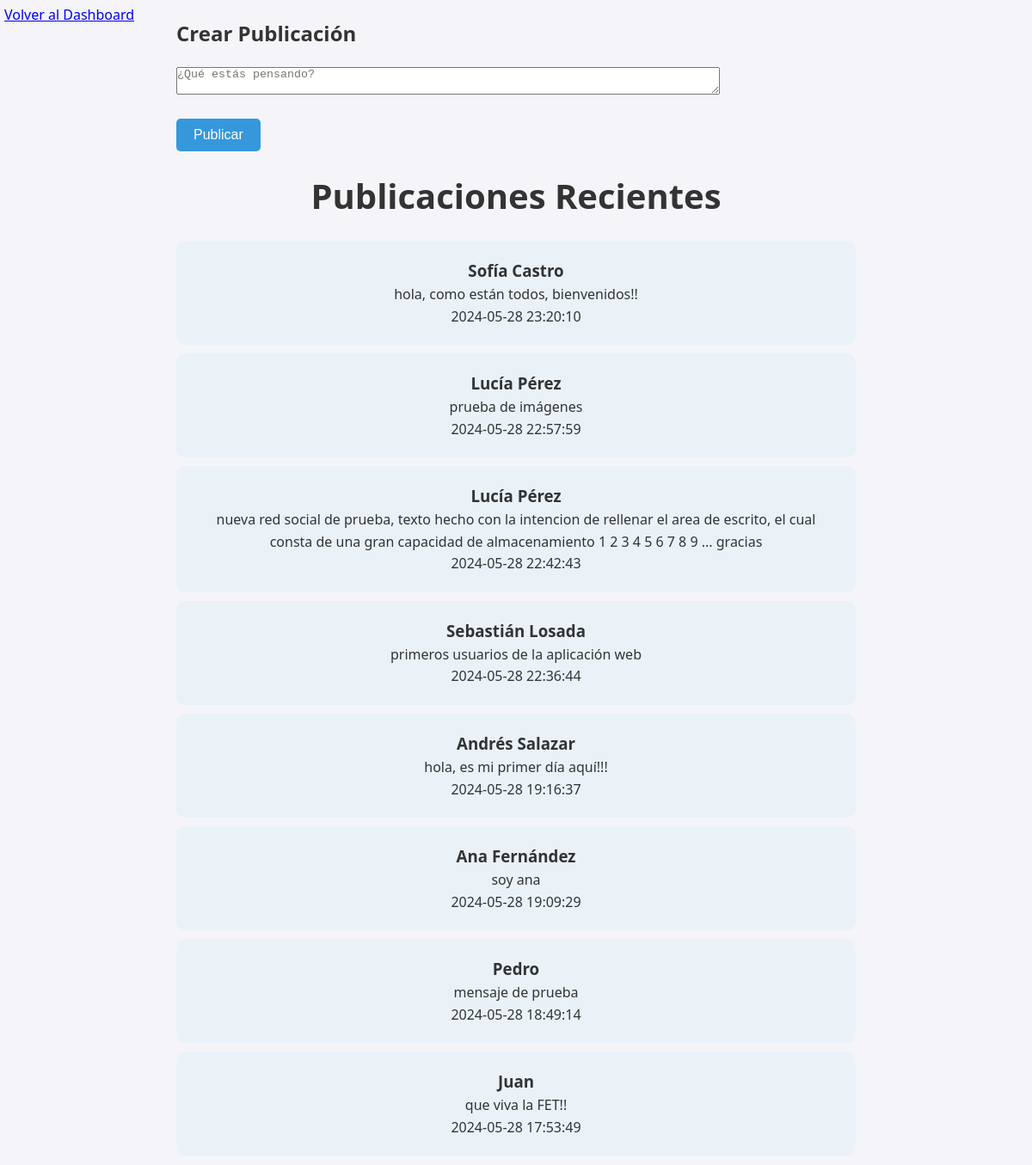
/publicaciones.php (signed in), run on the app's committed database.
### tables this page shows
CREATE TABLE `publicaciones` (
  `id` int(11) NOT NULL,
  `usuario_id` int(11) DEFAULT NULL,
  `contenido` text DEFAULT NULL,
  `fecha_publicacion` timestamp NOT NULL DEFAULT current_timestamp(),
  `me_gusta` int(11) NOT NULL DEFAULT 0,
  `liked_by` tinyint(1) DEFAULT 0
);

CREATE TABLE `usuarios` (
  `id` int(11) NOT NULL,
  `nombre` varchar(50) NOT NULL,
  `email` varchar(50) NOT NULL,
  `password` varchar(255) NOT NULL,
  `fecha_registro` timestamp NOT NULL DEFAULT current_timestamp(),
  `profile_image` varchar(255) DEFAULT NULL
);

### publicaciones.php (the view, shortened to what this page needs)
<?php
include 'includes/db.php';
?>
<!DOCTYPE html>
<html>
<head>
    <link rel="stylesheet" type="text/css" href="css/estilos.css">
</head>
<body>
    <div class="container">
        <form method="post">
            <h2>Crear Publicación</h2>
            <textarea style="width: 80%; margin-top:20px; margin-bottom: 20px;" name="contenido" placeholder="¿Qué estás pensando?" required></textarea><br>
            <input type="submit" value="Publicar">
        </form>
        <h2 style="text-align:center; margin-bottom:20px; font-size: 40px;">Publicaciones Recientes</h2>
        <?php
        $sql = "SELECT p.contenido, u.nombre, p.fecha_publicacion FROM Publicaciones p JOIN Usuarios u ON p.usuario_id = u.id ORDER BY p.fecha_publicacion DESC";
        $result = $conn->query($sql);
        if ($result->num_rows > 0) {
            while ($row = $result->fetch_assoc()) {
                echo "<div class='post'>";
                echo "<h3>" . $row['nombre'] . "</h3>";
                echo "<p style='width:750px;'>" . $row['contenido'] . "</p>";
                echo "<time>" . $row['fecha_publicacion'] . "</time>";
                echo "</div>";
            }
        } else {
            echo "No hay publicaciones";
        }
        ?>
        <a style="position: absolute; top:0; left:0; margin:5px;" href="dashboard.php">Volver al Dashboard</a>
    </div>
</body>
</html>

### css/estilos.css (style rules this page uses)
* { margin: 0; padding: 0; box-sizing: border-box; }
body { font-family: 'Segoe UI', Tahoma, Geneva, Verdana, sans-serif; background-color: #f4f4f9; color: #333; line-height: 1.6; display: flex; justify-content: center; align-items: flex-start; height: 100vh; padding: 20px; }
form { margin-bottom: 20px; }
form input[type="submit"] { background: #3498db; color: #fff; padding: 10px 20px; border: none; border-radius: 5px; cursor: pointer; font-size: 1em; }
.option, .post { background: #eaf2f8; padding: 20px; border-radius: 10px; margin-bottom: 10px; text-align: center; transition: transform 0.3s; }

### data on the page
publicaciones: usuario.nombre "Sofía Castro", contenido "hola, como están todos, bienvenidos!!", fecha_publicacion "2024-05-28 23:20:10"
publicaciones: usuario.nombre "Lucía Pérez", contenido "prueba de imágenes", fecha_publicacion "2024-05-28 22:57:59"
publicaciones: usuario.nombre "Lucía Pérez", contenido "nueva red social de prueba, texto hecho con la intencion de rellenar el area de escrito, el cual consta de una gran capacidad de almacenamiento 1 2 3 4 5 6 7 8 9 ... gracias", fecha_publicacion "2024-05-28 22:42:43"
publicaciones: usuario.nombre "Sebastián Losada", contenido "primeros usuarios de la aplicación web", fecha_publicacion "2024-05-28 22:36:44"
publicaciones: usuario.nombre "Andrés Salazar", contenido "hola, es mi primer día aquí!!!", fecha_publicacion "2024-05-28 19:16:37"
publicaciones: usuario.nombre "Ana Fernández", contenido "soy ana", fecha_publicacion "2024-05-28 19:09:29"
publicaciones: usuario.nombre "Pedro", contenido "mensaje de prueba", fecha_publicacion "2024-05-28 18:49:14"
publicaciones: usuario.nombre "Juan", contenido "que viva la FET!!", fecha_publicacion "2024-05-28 17:53:49"
